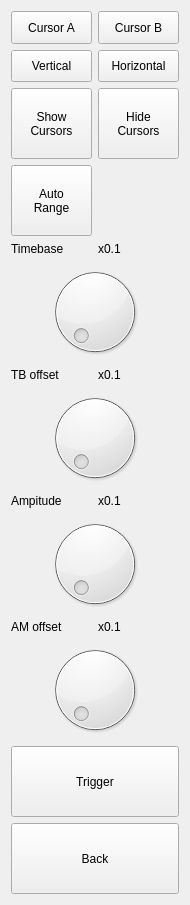
<?xml version="1.0" encoding="UTF-8"?>
<ui version="4.0">
 <class>BarkhausenChartSettings</class>
 <widget class="QWidget" name="BarkhausenChartSettings">
  <property name="geometry">
   <rect>
    <x>0</x>
    <y>0</y>
    <width>190</width>
    <height>905</height>
   </rect>
  </property>
  <property name="windowTitle">
   <string>BarkhausenChartSettings</string>
  </property>
  <layout class="QGridLayout" name="gridLayout_2">
   <item row="7" column="1">
    <widget class="QLabel" name="label_amplitude_state">
     <property name="text">
      <string>x0.1</string>
     </property>
    </widget>
   </item>
   <item row="10" column="0" colspan="2">
    <widget class="StateChangingDial" name="dial_amplitude_offset"/>
   </item>
   <item row="1" column="1">
    <widget class="QPushButton" name="pushButton_hide_cursors">
     <property name="sizePolicy">
      <sizepolicy hsizetype="Expanding" vsizetype="Expanding">
       <horstretch>0</horstretch>
       <verstretch>0</verstretch>
      </sizepolicy>
     </property>
     <property name="text">
      <string>Hide 
Cursors</string>
     </property>
    </widget>
   </item>
   <item row="9" column="0">
    <widget class="QLabel" name="label_3">
     <property name="text">
      <string>AM offset</string>
     </property>
    </widget>
   </item>
   <item row="7" column="0">
    <widget class="QLabel" name="label_2">
     <property name="text">
      <string>Ampitude</string>
     </property>
    </widget>
   </item>
   <item row="3" column="0">
    <widget class="QLabel" name="label">
     <property name="text">
      <string>Timebase</string>
     </property>
    </widget>
   </item>
   <item row="9" column="1">
    <widget class="QLabel" name="label_amplitude_offset">
     <property name="text">
      <string>x0.1</string>
     </property>
    </widget>
   </item>
   <item row="11" column="0" colspan="2">
    <widget class="QPushButton" name="pushButton_trigger">
     <property name="sizePolicy">
      <sizepolicy hsizetype="Expanding" vsizetype="Expanding">
       <horstretch>0</horstretch>
       <verstretch>0</verstretch>
      </sizepolicy>
     </property>
     <property name="text">
      <string>Trigger</string>
     </property>
    </widget>
   </item>
   <item row="2" column="0">
    <widget class="QPushButton" name="pushButton_auto_range">
     <property name="sizePolicy">
      <sizepolicy hsizetype="Minimum" vsizetype="Expanding">
       <horstretch>0</horstretch>
       <verstretch>0</verstretch>
      </sizepolicy>
     </property>
     <property name="text">
      <string>Auto
Range</string>
     </property>
    </widget>
   </item>
   <item row="12" column="0" colspan="2">
    <widget class="QPushButton" name="pushButton_back">
     <property name="sizePolicy">
      <sizepolicy hsizetype="Expanding" vsizetype="Expanding">
       <horstretch>0</horstretch>
       <verstretch>0</verstretch>
      </sizepolicy>
     </property>
     <property name="text">
      <string>Back</string>
     </property>
    </widget>
   </item>
   <item row="6" column="0" colspan="2">
    <widget class="StateChangingDial" name="dial_timebase_offset"/>
   </item>
   <item row="8" column="0" colspan="2">
    <widget class="StateChangingDial" name="dial_amplitude"/>
   </item>
   <item row="4" column="0" colspan="2">
    <widget class="StateChangingDial" name="dial_timebase"/>
   </item>
   <item row="3" column="1">
    <widget class="QLabel" name="label_timebase_state">
     <property name="text">
      <string>x0.1</string>
     </property>
    </widget>
   </item>
   <item row="0" column="0" colspan="2">
    <layout class="QGridLayout" name="gridLayout">
     <item row="0" column="0">
      <widget class="QPushButton" name="pushButton_cursor_A">
       <property name="sizePolicy">
        <sizepolicy hsizetype="Expanding" vsizetype="Expanding">
         <horstretch>0</horstretch>
         <verstretch>0</verstretch>
        </sizepolicy>
       </property>
       <property name="text">
        <string>Cursor A</string>
       </property>
      </widget>
     </item>
     <item row="0" column="1">
      <widget class="QPushButton" name="pushButton_cursor_B">
       <property name="sizePolicy">
        <sizepolicy hsizetype="Expanding" vsizetype="Expanding">
         <horstretch>0</horstretch>
         <verstretch>0</verstretch>
        </sizepolicy>
       </property>
       <property name="text">
        <string>Cursor B</string>
       </property>
      </widget>
     </item>
     <item row="1" column="0">
      <widget class="QPushButton" name="pushButton_cursor_vertical">
       <property name="sizePolicy">
        <sizepolicy hsizetype="Expanding" vsizetype="Expanding">
         <horstretch>0</horstretch>
         <verstretch>0</verstretch>
        </sizepolicy>
       </property>
       <property name="text">
        <string>Vertical</string>
       </property>
      </widget>
     </item>
     <item row="1" column="1">
      <widget class="QPushButton" name="pushButton_cursor_horizontal">
       <property name="sizePolicy">
        <sizepolicy hsizetype="Expanding" vsizetype="Expanding">
         <horstretch>0</horstretch>
         <verstretch>0</verstretch>
        </sizepolicy>
       </property>
       <property name="text">
        <string>Horizontal</string>
       </property>
      </widget>
     </item>
    </layout>
   </item>
   <item row="1" column="0">
    <widget class="QPushButton" name="pushButton_show_cursor">
     <property name="sizePolicy">
      <sizepolicy hsizetype="Expanding" vsizetype="Expanding">
       <horstretch>0</horstretch>
       <verstretch>0</verstretch>
      </sizepolicy>
     </property>
     <property name="text">
      <string>Show 
Cursors</string>
     </property>
    </widget>
   </item>
   <item row="5" column="0">
    <widget class="QLabel" name="label_4">
     <property name="text">
      <string>TB offset</string>
     </property>
    </widget>
   </item>
   <item row="5" column="1">
    <widget class="QLabel" name="label_timebase_offset_state">
     <property name="text">
      <string>x0.1</string>
     </property>
    </widget>
   </item>
  </layout>
 </widget>
 <customwidgets>
  <customwidget>
   <class>StateChangingDial</class>
   <extends>QDial</extends>
   <header location="global">state_changing_dial.h</header>
  </customwidget>
 </customwidgets>
 <resources/>
 <connections/>
</ui>
